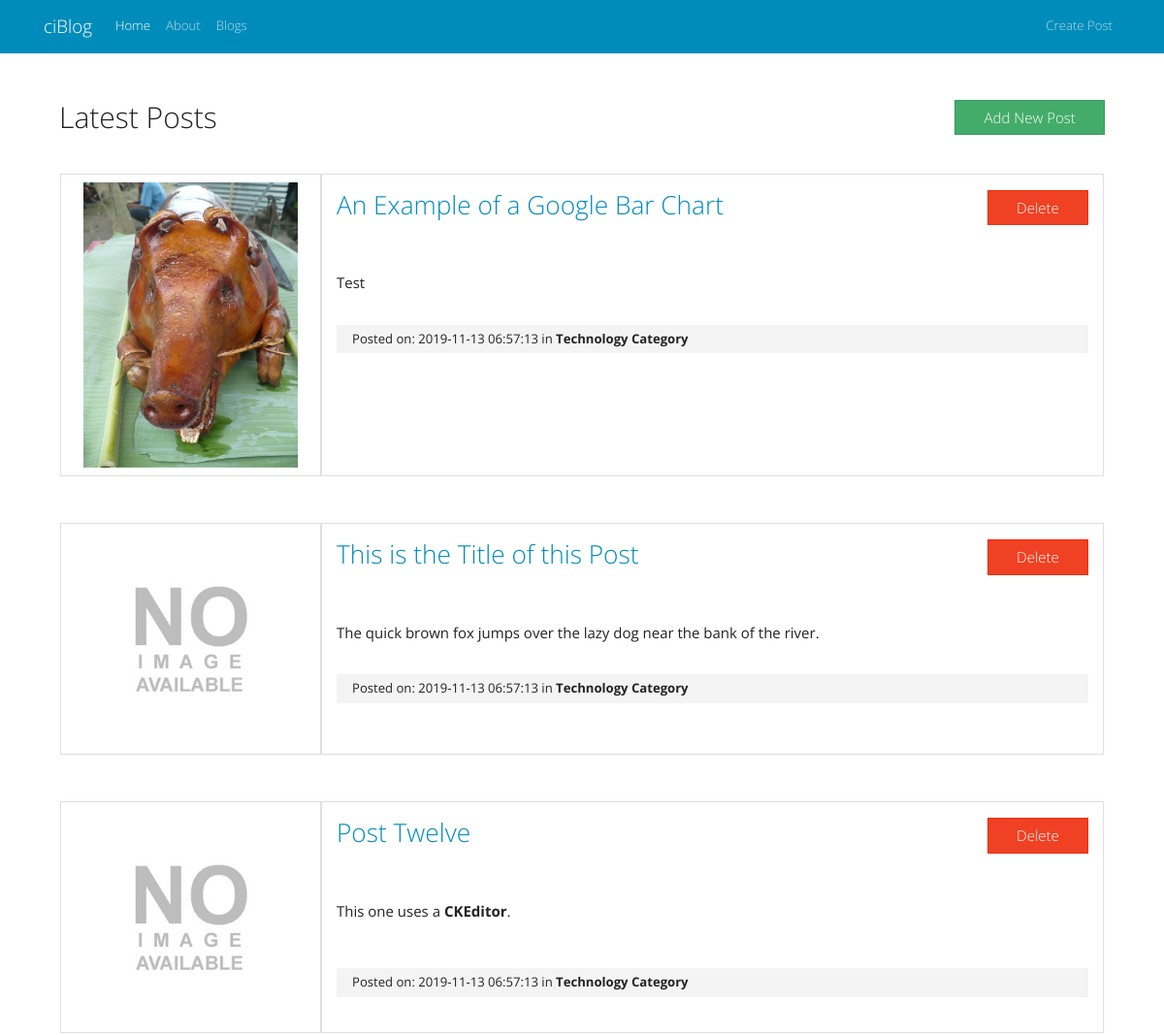
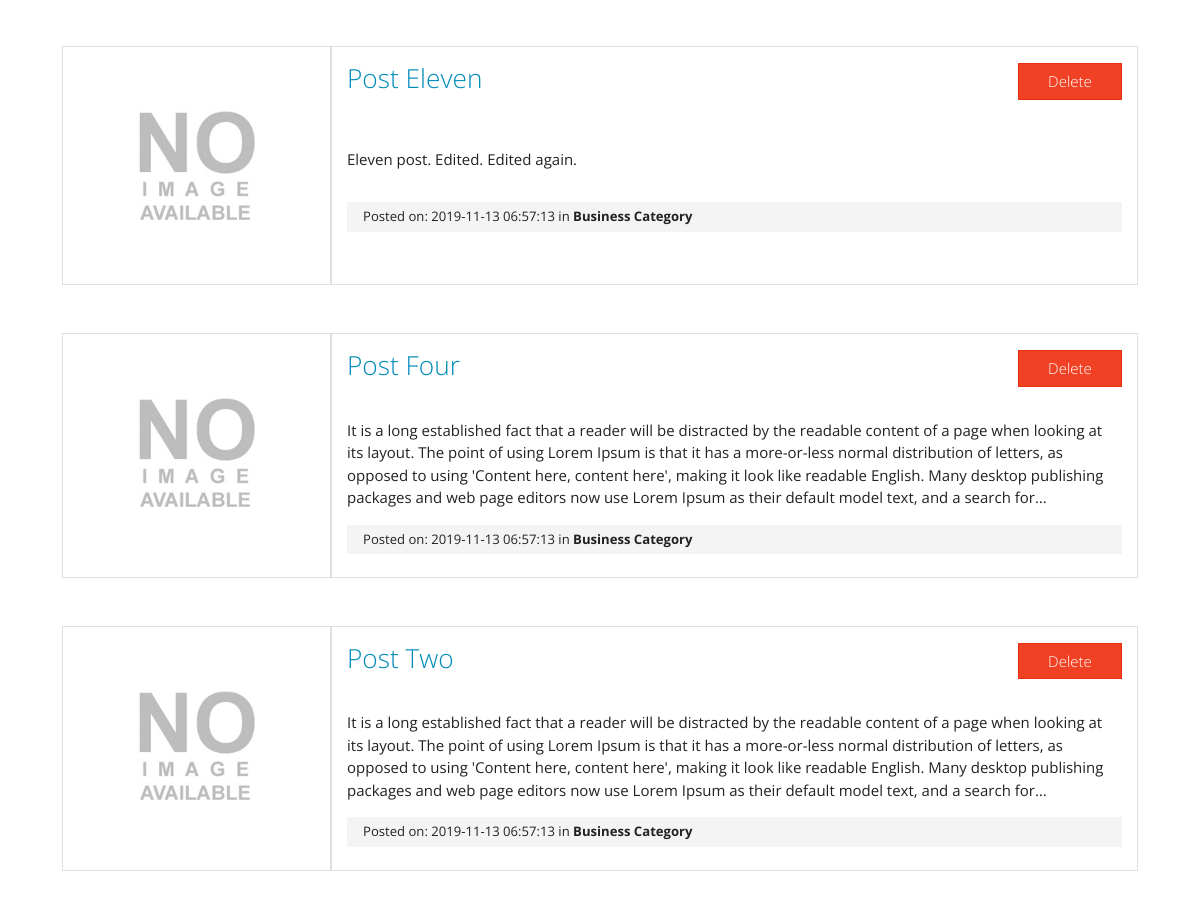
Screenshot of /index.php/posts with the database file from the repository (2 pictures, top to bottom).
### tables this page shows
CREATE TABLE IF NOT EXISTS `posts` (
  `id` int(11) NOT NULL AUTO_INCREMENT,
  `category_id` int(11) NOT NULL,
  `title` varchar(255) NOT NULL,
  `slug` varchar(255) NOT NULL,
  `body` text NOT NULL,
  `post_image` varchar(255) NOT NULL,
  `created_at` timestamp NOT NULL DEFAULT CURRENT_TIMESTAMP,
  PRIMARY KEY (`id`)
);

CREATE TABLE IF NOT EXISTS `categories` (
  `id` int(11) NOT NULL AUTO_INCREMENT,
  `name` varchar(255) NOT NULL,
  `created_at` timestamp NOT NULL DEFAULT CURRENT_TIMESTAMP,
  PRIMARY KEY (`id`)
);

### application/controllers/Posts.php (called while the page is built, shortened)
<?php
    class Posts extends CI_Controller{
        public function index(){
            $this->load->model('post_model');
            $this->load->helper('url');
            $this->load->helper('html');
            $data['title']  =   'Latest Posts';
            $data['posts']  =   $this->post_model->get_posts();
            $this->load->view('templates/header');
            $this->load->view('posts/index', $data);
            $this->load->view('templates/footer');
        }
    }

### index.php (called while the page is built, shortened)
<?php
require_once BASEPATH.'core/CodeIgniter.php';

### application/models/Post_model.php (called while the page is built, shortened)
<?php
    class Post_model extends CI_Model{
        public function get_posts($slug = FALSE){
            if($slug === FALSE){
                $this->db->order_by('posts.id', 'DESC');
                $this->db->join('categories','categories.id = posts.category_id');
                $query = $this->db->get('posts');
                return $query->result_array();
            }
            $query = $this->db->get_where('posts', array('slug' => $slug));
            return $query->row_array();
        }
    }

### application/views/posts/index.php (the view)
<section class="my-5 px-3" id="blogs">
    <div class="row">
        <div class="col-12 col-sm-10 col-md-10">
            <h2><?= $title ?></h2>
        </div>
        <div class="col-12 col-sm-2 col-md-2">
            <a href="<?php echo base_url(); ?>posts/create" class="btn btn-success btn-block">Add New Post</a>
        </div>
    </div>
    <?php foreach($posts as $post) : ?>
        <div class="row my-3 p-3">
            <div class="col-12 col-sm-3 col-md-3 card">
                <figure class="m-2">
                    <img src="<?php echo base_url(); ?>assets/images/posts/<?php echo $post['post_image']; ?>" alt="<?php $post['post_image']; ?>" class="img-responsive" width="100%">
                </figure>
            </div>
            <div class="col-12 col-sm-9 col-md-9 card">
                <div class="row py-3">
                    <div class="col-12 col-sm-10 col-md-10">
                        <a href="<?php echo site_url('/posts/'.$post['slug']); ?>">
                            <h3><?php echo $post['title']; ?></h3>
                        </a>
                    </div>
                    <div class="col-12 col-sm-2 col-md-2">
                        <?php echo form_open('posts/delete/'.$post['id']); ?>
                            <div class="form-group">
                                <input type="submit" value="Delete" class="form-control btn btn-danger">
                            </div>
                        </form>
                    </div>
                </div>
                <p><?php echo word_limiter($post['body'], 75); ?></p>
                <small class="post-date px-3">Posted on: <?php echo $post['created_at']; ?> in <strong><?php echo $post['name']; ?> Category</strong></small></br>
            </div>
        </div>
    <?php endforeach; ?>
</section>

### application/views/templates/header.php (shortened to what this page needs)
<!DOCTYPE html>
<html lang="en">
<head>
    <link rel="stylesheet" href="https://bootswatch.com/4/yeti/bootstrap.min.css">
    <?php echo link_tag('assets/css/styles.css');?>
</head>
<body>
<nav class="navbar navbar-expand-lg navbar-dark bg-primary">
    <div class="container">
        <a class="navbar-brand" href="<?php echo base_url(); ?>">ciBlog</a>
        <div class="collapse navbar-collapse" id="navbarColor01">
            <ul class="navbar-nav mr-auto">
                <li class="nav-item active">
                    <a class="nav-link" href="<?php echo base_url(); ?>">Home <span class="sr-only">(current)</span></a>
                </li>
                <li class="nav-item">
                    <a class="nav-link" href="<?php echo base_url(); ?>about">About</a>
                </li>
                <li class="nav-item">
                    <a class="nav-link" href="<?php echo base_url(); ?>posts">Blogs</a>
                </li>
            </ul>
            <ul class="navbar-nav">
                <li class="nav-item">
                    <a class="nav-link" href="<?php echo base_url(); ?>posts/create">Create Post</a>
                </li>
            </ul>
        </div>
  </div>
</nav>
<div class="container">

### application/views/templates/footer.php (shortened to what this page needs)
        </div>
    </body>
</html>

### assets/css/styles.css (style rules this page uses)
.post-date { background-color: #f4f4f4; padding: 5px 0; }
#blogs a:link { text-decoration: none; }

### rows the page displays
posts: post_image (picture), title "An Example of a Google Bar Chart", body "Test", category.created_at "2019-11-13 06:57:13", category.name "Technology"
posts: post_image (placeholder picture), title "This is the Title of this Post", body "The quick brown fox jumps over the lazy dog near the bank of the river.", category.created_at "2019-11-13 06:57:13", category.name "Technology"
posts: post_image (placeholder picture), title "Post Twelve", body "This one uses a CKEditor .", category.created_at "2019-11-13 06:57:13", category.name "Technology"
posts: post_image (placeholder picture), title "Post Eleven", body "Eleven post. Edited. Edited again.", category.created_at "2019-11-13 06:57:13", category.name "Business"
posts: post_image (placeholder picture), title "Post Four", body "It is a long established fact that a reader will be distracted by the readable content of a page when looking at its layout. The point of using Lorem Ipsum is that it has a more-or-less normal distribution of letters, as opposed to using 'Content here, content here', making it look like readable English. Many desktop publishing packages and web page editors now use Lorem Ipsum as their default model text, and a search for…", category.created_at "2019-11-13 06:57:13", category.name "Business"
posts: post_image (placeholder picture), title "Post Two", body "It is a long established fact that a reader will be distracted by the readable content of a page when looking at its layout. The point of using Lorem Ipsum is that it has a more-or-less normal distribution of letters, as opposed to using 'Content here, content here', making it look like readable English. Many desktop publishing packages and web page editors now use Lorem Ipsum as their default model text, and a search for…", category.created_at "2019-11-13 06:57:13", category.name "Business"

### other values shown
$title "Latest Posts"
